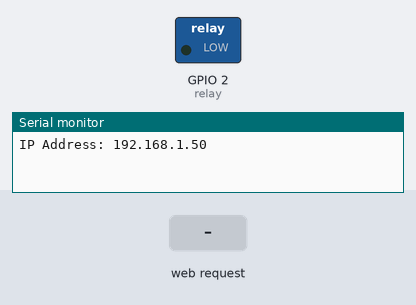
The sketch below on a simulated ESP8266 (NodeMCU). Parts: switched loads named in the sketch (green lamp = pin HIGH), the last lines printed to the serial monitor. The inputs (shaded band) are chosen by the test bench. WiFi joins after 1.5 s; servers stay silent unless stated.

Above: at 2.7 s.
2.8 s: HTTP request GET /deactivateRelay?id_relay=0 received
At 3.8 s:
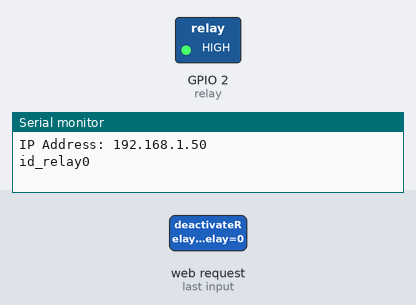
4.3 s: HTTP request GET /activateRelay?id_relay=0 received
At 5.0 s:
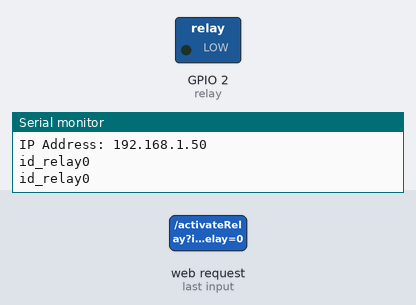
Timing chart, 0 to 7.3 s (numbered marks = the images above; inputs shaded):
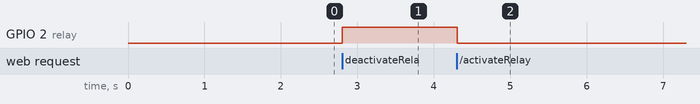

The sketch:

conexao.ino
```cpp
//
// A simple server implementation showing how to:
//  * serve static messages
//  * read GET and POST parameters
//  * handle missing pages / 404s
//

#include <Arduino.h>
#include <ESP8266WiFi.h>
#include <ESPAsyncTCP.h>
#include <ESPAsyncWebServer.h>

int relay[4] = {2, -1, -1, -1};
int turnRelay = LOW;
AsyncWebServer server(80);

const char* ssid = "GABRIELESTEVAM 4438";
const char* password = "0507/7iH";

void notFound(AsyncWebServerRequest *request) {
    request->send(404, "text/plain", "Not found");
}

void setup() {

    pinMode(relay[0], OUTPUT);
    Serial.begin(115200);
    WiFi.mode(WIFI_STA);
    WiFi.begin(ssid, password);
    if (WiFi.waitForConnectResult() != WL_CONNECTED) {
        Serial.printf("WiFi Failed!\n");
        return;
    }

    Serial.print("IP Address: ");
    Serial.println(WiFi.localIP());

    server.on("/activateRelay", HTTP_GET, [] (AsyncWebServerRequest *request) {
        int id_relay;
        if (request->hasParam("id_relay")) {
            id_relay = request->getParam("id_relay")->value().toInt();
            Serial.print("id_relay");
            Serial.println(id_relay);
            digitalWrite(relay[id_relay], LOW);

            request->send(200, "text/plain", "Activated relay");
        } else {
            request->send(400, "text/plain", "Your request is missing parameters");
        }

    });

    server.on("/deactivateRelay", HTTP_GET, [] (AsyncWebServerRequest *request) {
        int id_relay;
        if (request->hasParam("id_relay")) {
            id_relay = request->getParam("id_relay")->value().toInt();
            Serial.print("id_relay");
            Serial.println(id_relay);
            digitalWrite(relay[id_relay], HIGH);

            request->send(200, "text/plain", "Dectivated relay");
        } else {
            request->send(400, "text/plain", "Your request is missing parameters");
        }

    });

    server.onNotFound(notFound);

    server.begin();
}

void loop() {
}
```

Measured:
- after the input at 2.8 s, GPIO 2 (relay): LOW → HIGH at once
- after the input at 4.3 s, GPIO 2 (relay): HIGH → LOW at once
